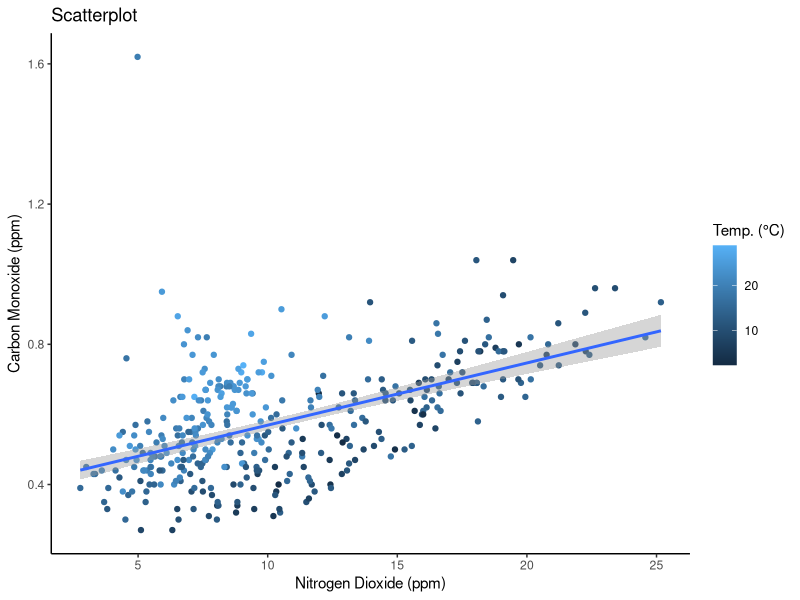
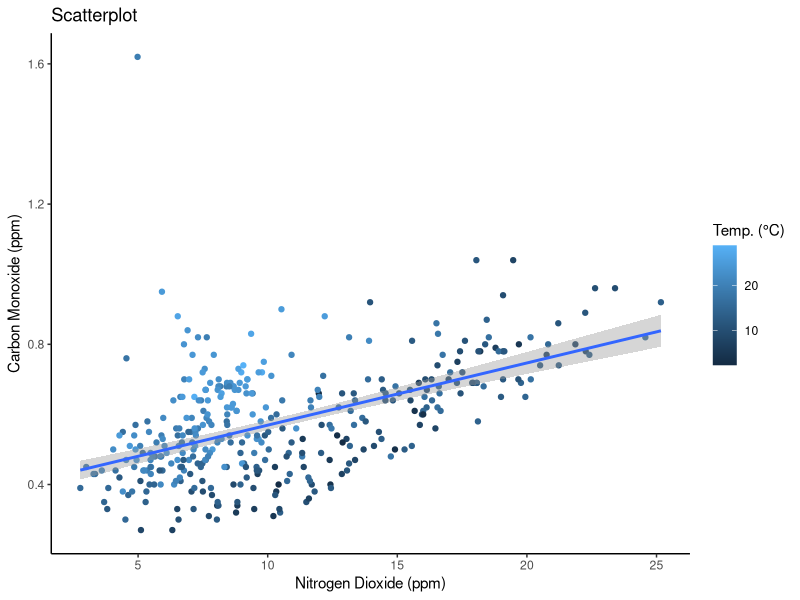
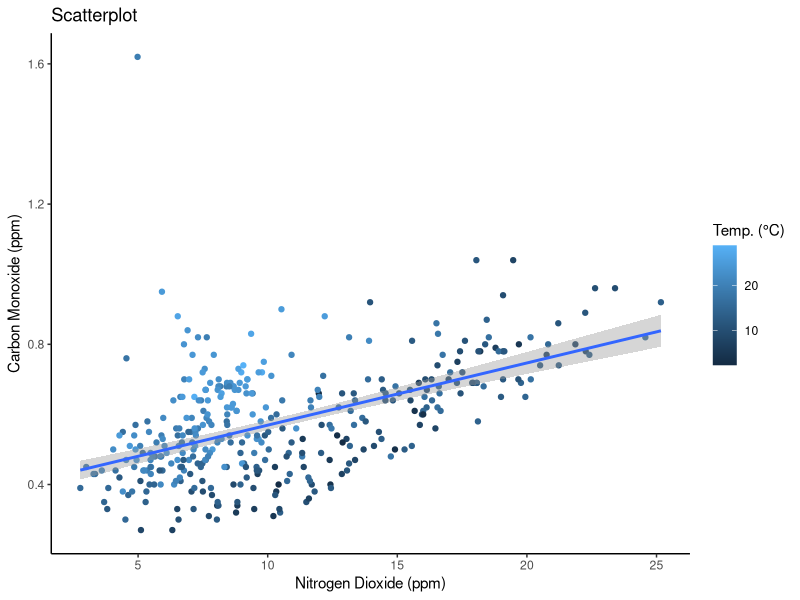
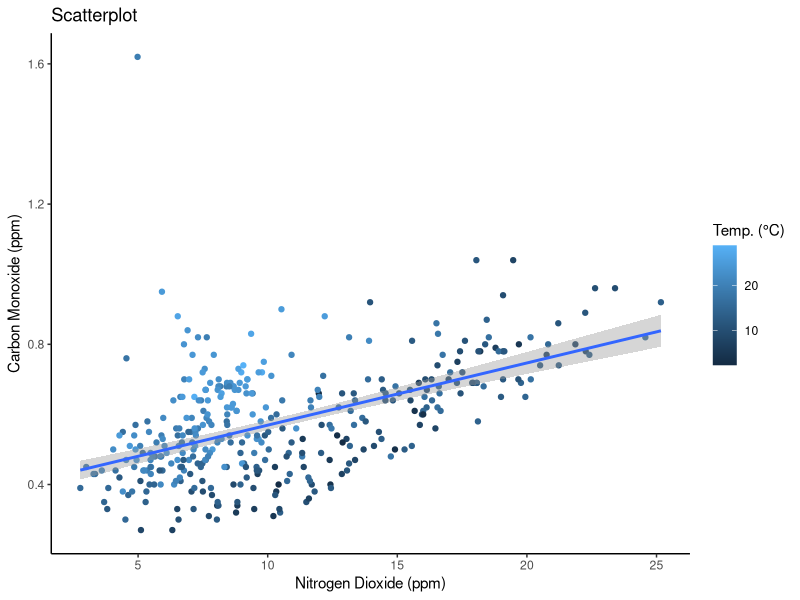
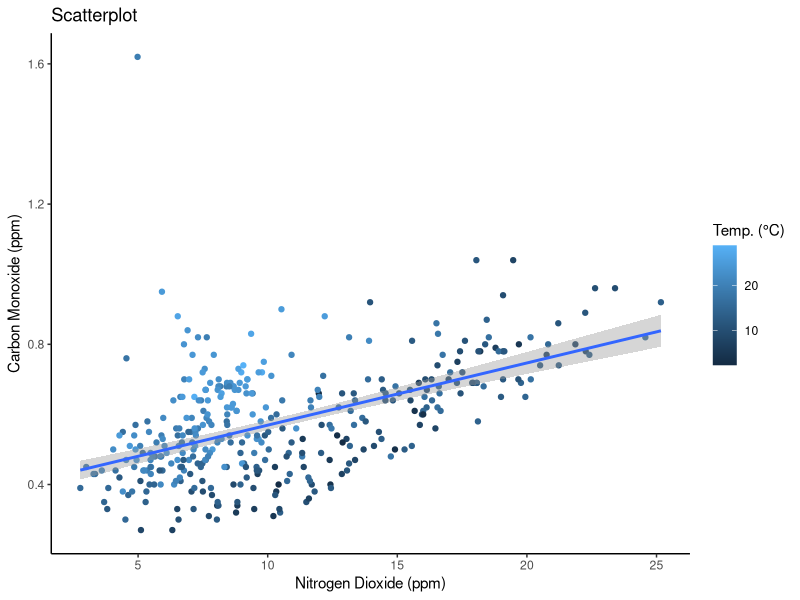
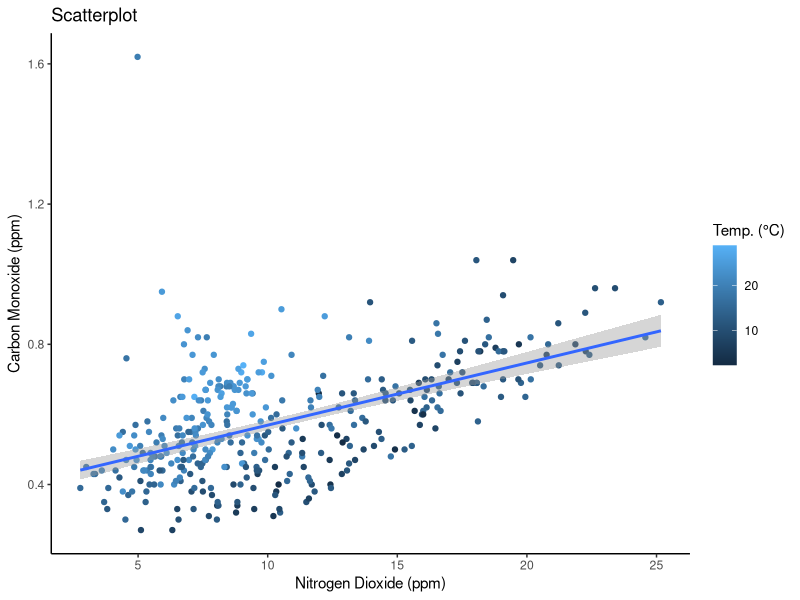

The R script that drew these images, in order:
#Import ggplot2
library(ggplot2)

#Set the working directory where the dataset is stored
setwd("D:/OneDrive/Data Science/R/R Data Visualization")

#Load the dataset in R
Data <- read.table(file="EPA_Data.csv", 
                   sep=",", 
                   header=TRUE, 
                   colClasses=c("Date","factor",rep("numeric",5)), 
                   na.string="NA")


#Here we are goign to use the subsets we created before
California <- Data[Data$State=="California",]


#Create a plot as an object
Image_Plot <- ggplot(data=California, aes(x=NO2, y=SO2, color=Temperature)) +
  geom_point() +
  geom_smooth(method = "lm", se = TRUE) +
  theme_classic() +
  labs(title = "Scatterplot", 
       colour = "Temp. (°C)") +
  xlab("Nitrogen Dioxide (ppm)") +
  ylab("Carbon Monoxide (ppm)")


#Check the plot
print(Image_Plot)


#Save as jpeg image
ggsave(filename="NamePlot.jpeg", plot=Image_Plot)



#Save as tiff image
ggsave(filename="NamePlot.tiff", plot=Image_Plot)



#Change the size
ggsave(filename="NamePlot.tiff", plot=Image_Plot, width=14, height=8, units="cm")



#Understand the differences between Bitmap and Vector images
#http://www.bbc.co.uk/schools/gcsebitesize/dida/graphics/bitmapvectorrev3.shtml
#http://etc.usf.edu/techease/win/images/what-is-the-difference-between-bitmap-and-vector-images/


#Save as PDF
ggsave(filename="NamePlot.pdf", plot=Image_Plot)


#Save as SVG
ggsave(filename="NamePlot.svg", plot=Image_Plot)
